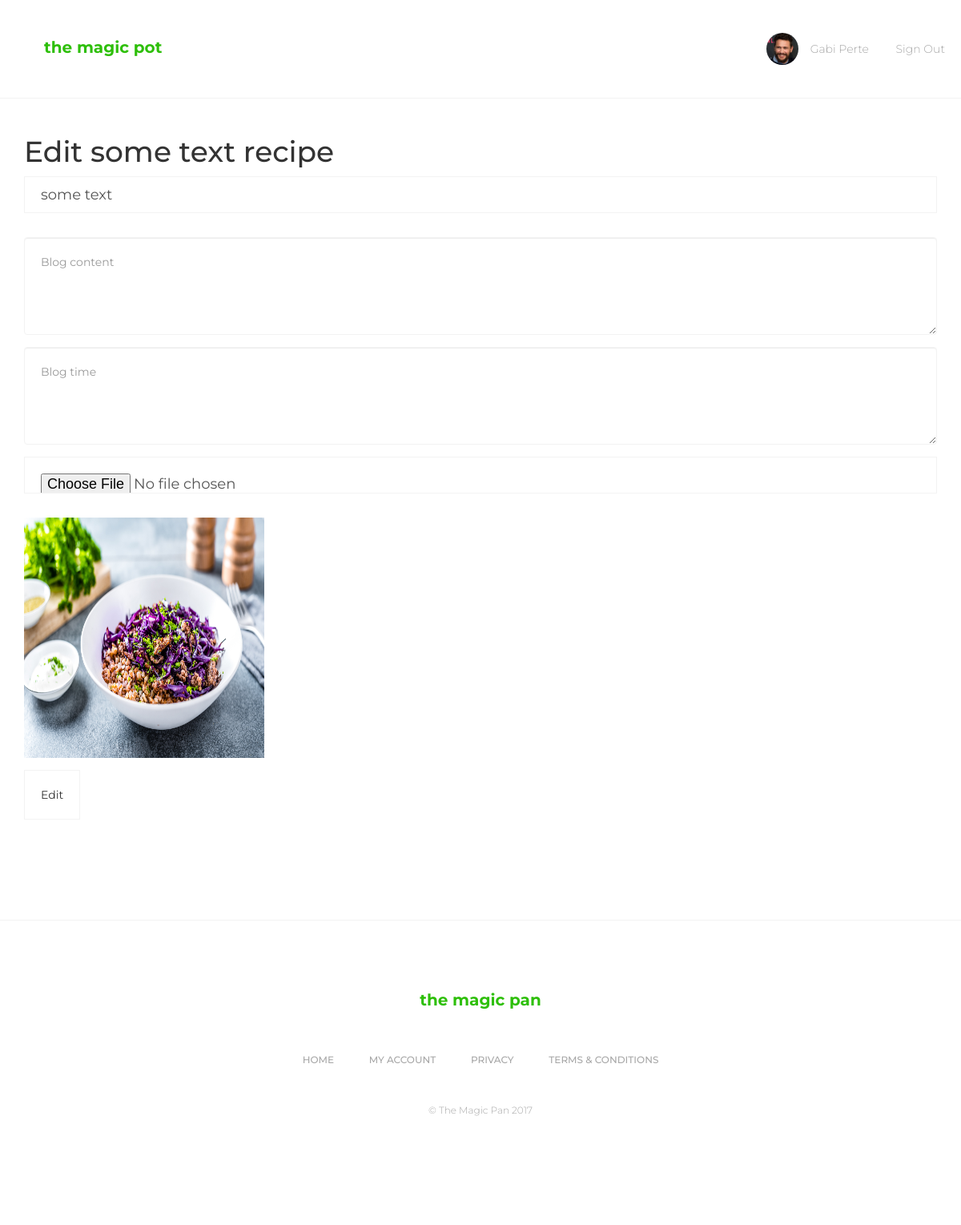
/edit-recipe.php?recipe-id=7 (signed in), run on the app's committed database.
### tables this page shows
CREATE TABLE `users` (
  `id` int(11) NOT NULL,
  `username` varchar(50) NOT NULL,
  `password` varchar(255) NOT NULL,
  `created_at` datetime DEFAULT CURRENT_TIMESTAMP,
  `avatar` longtext,
  `alias` varchar(100) NOT NULL,
  `location` varchar(100) NOT NULL,
  `description` varchar(200) NOT NULL
);

CREATE TABLE `blogs` (
  `blog__id` int(11) NOT NULL,
  `blog__title` varchar(255) NOT NULL,
  `blog__thumb` varchar(255) NOT NULL,
  `blog__content` mediumtext NOT NULL,
  `blog__time` mediumtext NOT NULL,
  `blog__user__id` int(11) NOT NULL,
  `blog__date` timestamp NOT NULL DEFAULT CURRENT_TIMESTAMP ON UPDATE CURRENT_TIMESTAMP
);

### functions.php (called while the page is built, shortened)
<?php
	$site_title = "The Magic Pot";
	$currentUserName = $_SESSION["username"];
	$con = mysqli_connect("localhost","root","root","magic_pan");
	$currentUserSQL = "SELECT * FROM users WHERE username = '$currentUserName'";
	$currentUserQuery = mysqli_query($con, $currentUserSQL);
	$currentUserRow = mysqli_fetch_row($currentUserQuery);
	$currentUserImg = $currentUserRow[4];
	$user__alias = $currentUserRow[5];
	if (strlen($currentUserImg) > 0)
	{
	    $user__src = "uploads/$currentUserImg";
	}
	else
	{
	    $user__src = "uploads/default.png";
	}
?>

### edit-recipe.php (the view, shortened to what this page needs)
<?php require "template/header.php"; ?>
<?php
$recipeId = $_GET["recipe-id"];
$recipeSQL = "SELECT * FROM `blogs` WHERE `blog__id` = $recipeId";
$recipeQuery = mysqli_query($con, $recipeSQL);
$recipeRow = mysqli_fetch_row($recipeQuery);
$blog__title = $recipeRow[1];
$blog__thumb = $recipeRow[2];
$blog__content = nl2br($recipeRow[3]);
$blog__time = nl2br($recipeRow[4]);
?>
<div class="container" style="margin-top: 150px;">
	<h1>Edit <?php echo $blog__title; ?> recipe</h1>
	<div class="row">
		<div class="col-lg-12 col-md-12 col-sm-12 col-xs-12">
			<form action="" method="post" enctype="multipart/form-data">
				<div class="form-group">
					<input type="text" name="blogTitle" value="<?php echo $blog__title; ?>" placeholder="Blog title" class="form-control input-lg">
				</div>
				<div class="form-group">
					<textarea name="blogContent" placeholder="Blog content" rows="4" class="form-control"><?php echo $blog__content; ?></textarea>
				</div>
				<div class="form-group">
					<textarea name="blogTime" placeholder="Blog time" rows="4" class="form-control"><?php echo $blog__time; ?></textarea>
				</div>
				<div class="form-group">
					<input type="file" name="blogThumbFileToUpload" class="form-control input-lg">
					<img src="<?php echo $blog__thumb; ?>" height="300" width="300">
				</div>
				<div class="form-group">
					<input type="submit" name="editRecipeSubmit" value="Edit" class="">
				</div>
			</form>
		</div>
	</div>
</div>
<?php require "template/footer.php"; ?>

### template/header.php (shortened to what this page needs)
<?php include('functions.php'); ?>
<!DOCTYPE html>
<html lang="en">
	<head>
		<link rel="stylesheet" href="https://maxcdn.bootstrapcdn.com/bootstrap/3.3.7/css/bootstrap.css">
		<link rel="stylesheet" type="text/css" href="https://cdnjs.cloudflare.com/ajax/libs/simple-line-icons/2.4.1/css/simple-line-icons.css">
		<link rel="stylesheet" type="text/css" href="style.css">
	</head>
	<body>
		<div class="main-content">
		<header class="site-header">
			<div class="container">
				<div class="row">
					<div class="site-logo col-sm-4">
						<h1><?php echo $site_title; ?></h1>
					</div>
					<div class="col-sm-4"></div>
					<div class="site-navigation col-sm-6 pull-right">
						<ul class="nav-item nav-user pull-right">
							<li class="user-avatar"><a href="account.php"><span class="user-avatar-img" style="background: url('<?php echo $user__src; ?>');"></span><?php echo $user__alias; ?></li></a>
							<li><a href="logout.php"><span class="icon-logout"></span>Sign Out</li></a>
						</ul>
					</div>
				</div>
			</div>
		</header>

### style.css (style rules this page uses)
html, body { height: 100%; }
body { font-family: "Montserrat"; transition: 0.5s ease-in-out; }
ul { list-style: none; margin: 0; padding: 0; }
.form-group input { background: transparent; border: 1px solid #f3f3f3; border-radius: 0; padding: 20px; margin: 0 0 30px; box-shadow: none; }
.form-group textarea { padding: 20px; border: 1px solid #f3f3f3; }
.site-header { background-color: #fff; position: fixed; width: 100%; top: 0; border-bottom: 1px solid #f3f3f3; padding: 40px; z-index: 999; transition: 0.5s ease-in-out; }
.site-logo h1 { color: #2ebf0a; text-transform: lowercase; font-size: 20px; font-weight: 700; margin: 0; line-height: 1.9; }
.site-navigation ul li { margin-right: 15px; font-weight: 300; }
.site-navigation ul li span { color: #2ebf0a; margin-right: 15px; }
.site-navigation ul li a { color: #a7a7a7; }
.nav-item { margin-left: 35px; }
.main-content { transition: 0.5s ease-in-out; }
.nav-user li { line-height: 2.9; display: inline-block; }
.user-avatar-img { width: 40px; height: 40px; float: left; border-radius: 50px; margin-right: 12px; background-size: cover!important; background-position: 50%!important; }

### data on the page
users: avatar (picture), alias "Gabi Perte"
blogs: blog__title "some text", blogTitle "some text", blog__thumb (picture)

### other printed values
$site_title "the magic pot"
$site_title "the magic pan"
$site_title "The Magic Pan"
